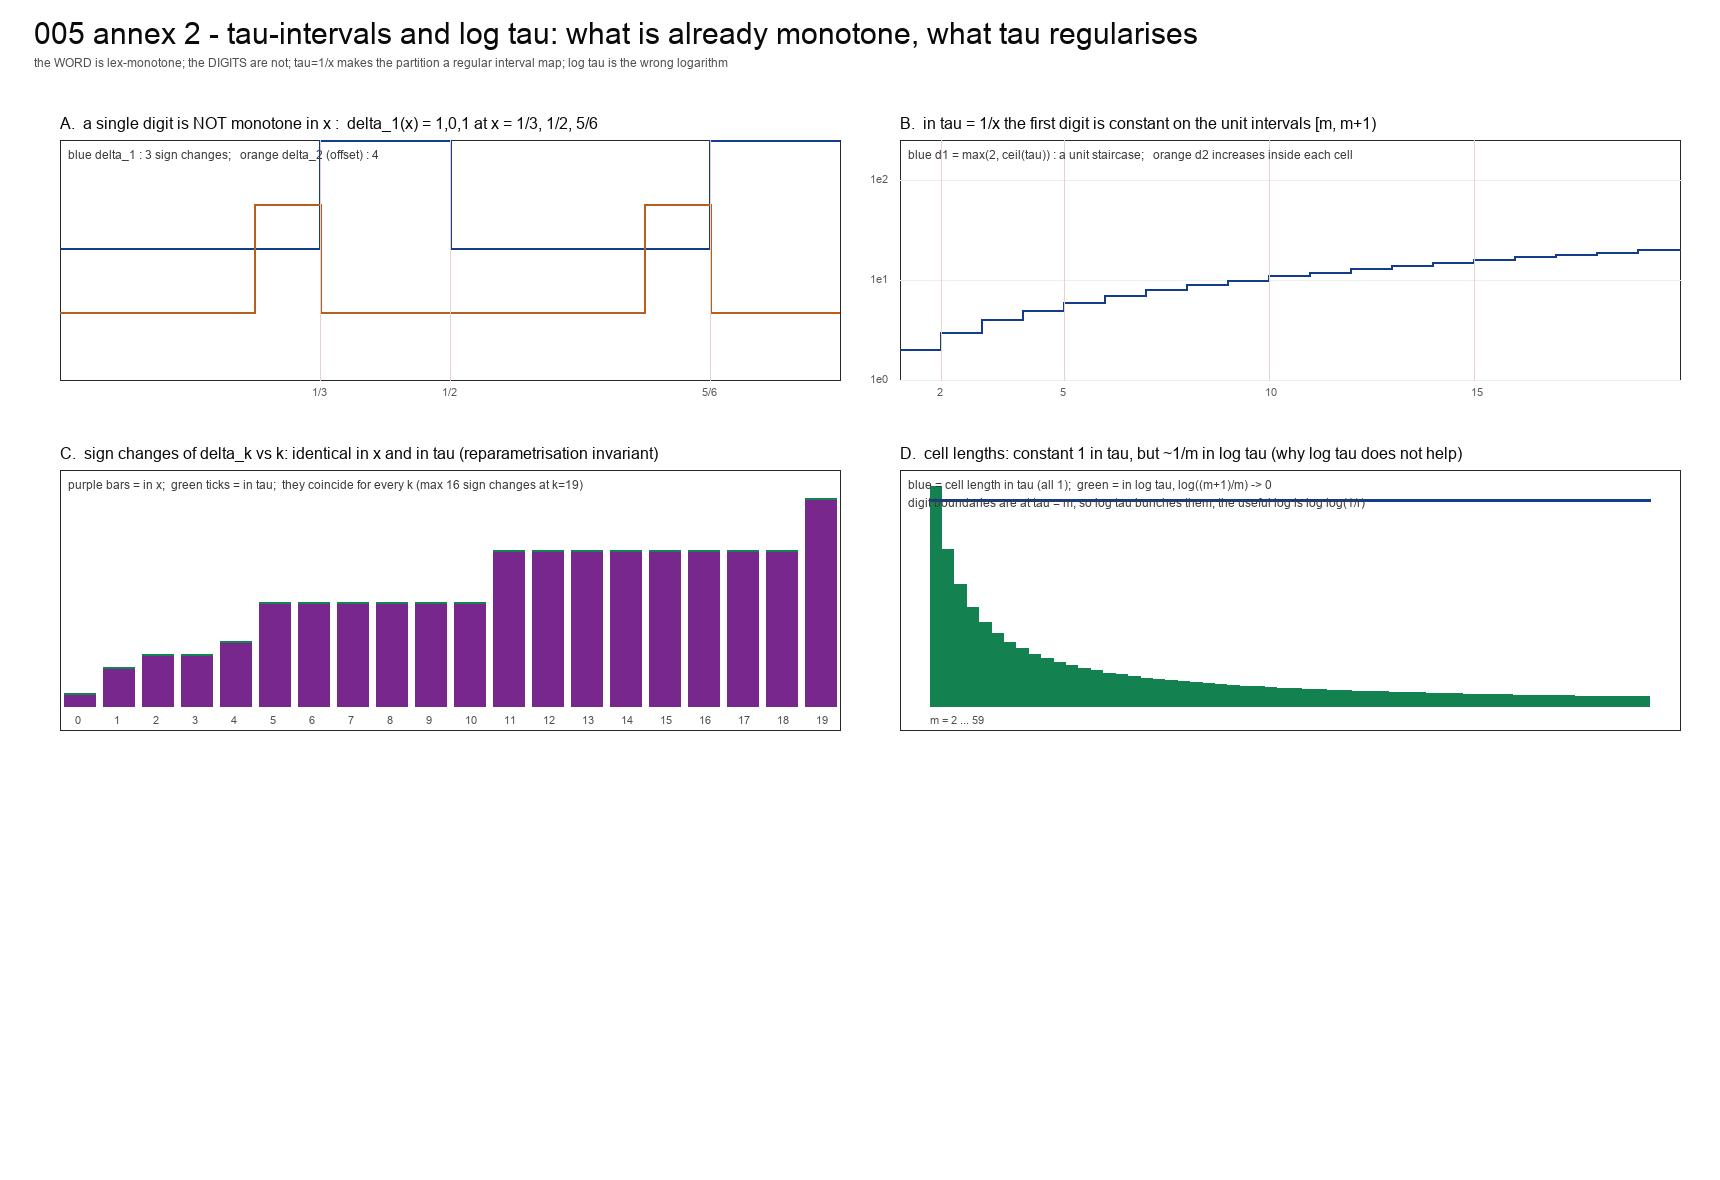

Recreate this plot in Python.
#!/usr/bin/env python3
"""
005 (annex 2) - can tau-intervals or log tau make the Sylvester/Egyptian word map
regular or monotone?

Findings (all verified here):

 1. The WORD map is ALREADY lexicographically monotone: for a complete alphabet
    (w_k <= sum_{j>k} w_j) one has x < y => w(x) <=_lex w(y).  The thing that fails
    (source Lemma 4.1) is DIGITWISE monotonicity: a single delta_k(x) is not monotone
    in x.  delta_1(x) changes sign 3 times (1,0,1 at x = 1/3, 1/2, 5/6).

 2. No change of variable can fix that.  An order-preserving or order-reversing
    relabeling of the target does not change the number of monotone pieces of a
    function.  Measured: delta_k has the SAME sign-change count in x and in tau=1/x.

 3. What tau = 1/x DOES do is regularise the PARTITION.  With tau = 1/x,
        d1 = max(2, ceil(tau))                       (constant on [m, m+1))
        r  -> T(tau) = m*tau/(m - tau)               (strictly increasing)
        d_{j+1} = max(d_j + 1, ceil(T_j(tau)))       (hence monotone on each cylinder)
    i.e. the classical Engel/Sylvester interval map: unit cells, increasing return
    map, Markov cylinders.  This is the available notion of "regular".

 4. log tau is the WRONG logarithm: the digit boundaries sit at tau = m, so in
    log tau the cell lengths are log((m+1)/m) ~ 1/m, shrinking to zero.  The right
    logarithmic scale is log log(1/residual) (the Sylvester double-exponential scale),
    which linearises the COUNT of digits, not their order.

Run with the bundled runtime python; writes tau_regularisation.png next to this file.
"""
import math, os
import numpy as np
from PIL import Image, ImageDraw, ImageFont

HERE = os.path.dirname(os.path.abspath(__file__))
K = 80
HARM = [1.0 / (k + 2) for k in range(K)]


def digits(x, KB=K):
    r = float(x); out = [0] * KB
    for k in range(KB):
        if r >= HARM[k] - 1e-18:
            out[k] = 1; r -= HARM[k]
        if r <= 0:
            break
    return out


def d1_tau(tau):
    return max(2, math.ceil(tau))


def d2_tau(tau):
    m = d1_tau(tau)
    if tau <= m - 1e-12:
        return None
    T = tau * m / (m - tau)
    if not math.isfinite(T) or T > 1e15:
        return None
    return max(m + 1, math.ceil(T))


# --- measurements
gx = np.linspace(1e-6, 1.0, 200000)
D = np.array([digits(x) for x in gx])
alt_x = [int(np.sum(np.diff(D[:, k]) != 0)) for k in range(20)]
alt_t = [int(np.sum(np.diff(D[::-1, k]) != 0)) for k in range(20)]

# lex monotonicity of the whole word
rng = np.random.default_rng(1)
xs = np.sort(rng.random(200000))
ws = [tuple(digits(x)) for x in xs]
inv = sum(1 for i in range(len(ws) - 1) if ws[i] > ws[i + 1])

print("lex inversions of the WORD over 200k x:", inv)
print("sign changes of delta_k in x  (k=0..19):", alt_x)
print("sign changes of delta_k in tau          :", alt_t)
print("identical counts in x and tau:", alt_x == alt_t)
print("d1 = max(2, ceil(tau)); d2 = max(d1+1, ceil(T(tau))):")
_ok = True
for t_ in np.linspace(1.05, 12.0, 3000):
    x_ = 1.0 / t_
    dd = [k + 2 for k in range(K) if digits(x_)[k]]
    if dd:
        if d1_tau(t_) != dd[0]:
            _ok = False; break
        if len(dd) > 1 and d2_tau(t_) not in (None, dd[1]):
            _ok = False; break
print("  matches the direct greedy for 3000 sample tau:", _ok)

# ------------------------------------------------------------------ figure
FONT = "/System/Library/Fonts/Supplemental/Arial.ttf"
def F(s):
    try:
        return ImageFont.truetype(FONT, s)
    except Exception:
        return ImageFont.load_default()
f10, f11, f12, f14, f16, f26 = F(11), F(12), F(13), F(16), F(18), F(30)

W, H = 1720, 1180
img = Image.new("RGB", (W, H), (255, 255, 255))
d = ImageDraw.Draw(img)
d.text((34, 16), "005 annex 2 - tau-intervals and log tau: what is already monotone, what tau regularises", font=f26, fill=(10, 10, 10))
d.text((34, 56), "the WORD is lex-monotone; the DIGITS are not; tau=1/x makes the partition a regular interval map; log tau is the wrong logarithm", font=f11, fill=(80, 80, 80))

# A: delta_1 and delta_2 vs x (non-monotone)
ax, ay, aw, ah = 60, 140, 780, 240
d.rectangle([ax, ay, ax + aw, ay + ah], outline=(40, 40, 40))
d.text((ax, ay - 26), "A.  a single digit is NOT monotone in x :  delta_1(x) = 1,0,1 at x = 1/3, 1/2, 5/6", font=f14, fill=(10, 10, 10))
lx = lambda x: ax + x * aw
ly = lambda v: ay + ah - (0.55 + v * 0.45) * ah / 1.0

def step(xs_, col, colour, off=0.0):
    prev = None
    for i in range(len(xs_) - 1):
        y = ly(col[i] + off)
        if prev is not None:
            d.line([prev, (lx(xs_[i]), y)], fill=colour, width=2)
        d.line([(lx(xs_[i]), y), (lx(xs_[i + 1]), y)], fill=colour, width=2)
        prev = (lx(xs_[i + 1]), y)

sub = gx[::200]
step(sub, D[::200, 1], (20, 60, 140), 0.0)
step(sub, D[::200, 2], (185, 95, 30), -0.6)
for xx, lab in [(1/3, "1/3"), (1/2, "1/2"), (5/6, "5/6")]:
    d.line([lx(xx), ay, lx(xx), ay + ah], fill=(230, 210, 210))
    d.text((lx(xx) - 8, ay + ah + 6), lab, font=f10, fill=(90, 90, 90))
d.text((ax + 8, ay + 8), "blue delta_1 : 3 sign changes;   orange delta_2 (offset) : 4", font=f11, fill=(60, 60, 60))

# B: d1, d2 in tau
bx, by, bw, bh = 900, 140, 780, 240
d.rectangle([bx, by, bx + bw, by + bh], outline=(40, 40, 40))
d.text((bx, by - 26), "B.  in tau = 1/x the first digit is constant on the unit intervals [m, m+1)", font=f14, fill=(10, 10, 10))
lxb = lambda t_: bx + (t_ - 1) / 19 * bw
lyb = lambda v: by + bh - (math.log10(v) / 2.4) * bh
for dec in range(0, 3):
    yy = by + bh - dec / 2.4 * bh
    d.line([bx, yy, bx + bw, yy], fill=(238, 238, 238))
    d.text((bx - 30, yy - 7), "1e%d" % dec, font=f10, fill=(90, 90, 90))
ts = np.linspace(1.0001, 20, 40000)
P1 = [(lxb(t_), lyb(d1_tau(t_))) for t_ in ts]
P2 = [(lxb(t_), lyb(d2_tau(t_))) for t_ in ts if d2_tau(t_)]
for i in range(len(P1) - 1):
    d.line([P1[i], P1[i + 1]], fill=(20, 60, 140), width=2)
for i in range(len(P2) - 1):
    d.line([P2[i], P2[i + 1]], fill=(185, 95, 30), width=2)
for m in [2, 5, 10, 15]:
    d.line([lxb(m), by, lxb(m), by + bh], fill=(230, 210, 210))
    d.text((lxb(m) - 4, by + bh + 6), "%d" % m, font=f10, fill=(90, 90, 90))
d.text((bx + 8, by + 8), "blue d1 = max(2, ceil(tau)) : a unit staircase;   orange d2 increases inside each cell", font=f11, fill=(60, 60, 60))

# C: alternation counts, identical in x and tau
cx, cy, cw, ch = 60, 470, 780, 260
d.rectangle([cx, cy, cx + cw, cy + ch], outline=(40, 40, 40))
d.text((cx, cy - 26), "C.  sign changes of delta_k vs k: identical in x and in tau (reparametrisation invariant)", font=f14, fill=(10, 10, 10))
bwc = cw / 20
mx = max(alt_x) + 1
for k in range(20):
    h = alt_x[k] / mx * (ch - 40)
    d.rectangle([cx + k * bwc + 4, cy + ch - 24 - h, cx + k * bwc + bwc - 4, cy + ch - 24],
                fill=(120, 40, 140))
    d.text((cx + k * bwc + bwc / 2 - 5, cy + ch - 16), "%d" % k, font=f10, fill=(80, 80, 80))
    y = cy + ch - 24 - alt_t[k] / mx * (ch - 40)
    d.line([cx + k * bwc + 4, y, cx + k * bwc + bwc - 4, y], fill=(20, 130, 80), width=2)
d.text((cx + 8, cy + 8), "purple bars = in x;  green ticks = in tau;  they coincide for every k (max %d sign changes at k=19)" % max(alt_x), font=f11, fill=(60, 60, 60))

# D: cell geometry in tau vs log tau
dx, dy, dw, dh = 900, 470, 780, 260
d.rectangle([dx, dy, dx + dw, dy + dh], outline=(40, 40, 40))
d.text((dx, dy - 26), "D.  cell lengths: constant 1 in tau, but ~1/m in log tau (why log tau does not help)", font=f14, fill=(10, 10, 10))
ms = list(range(2, 60))
lens = [math.log((m + 1) / m) for m in ms]
mxL = max(lens)
for i, (m, L) in enumerate(zip(ms, lens)):
    h = L / mxL * (dh - 40)
    d.rectangle([dx + 30 + i * (dw - 60) / len(ms), dy + dh - 24 - h,
                 dx + 30 + (i + 1) * (dw - 60) / len(ms) - 1, dy + dh - 24], fill=(20, 130, 80))
d.line([dx + 30, dy + 30, dx + dw - 30, dy + 30], fill=(20, 60, 140), width=3)
d.text((dx + 8, dy + 8), "blue = cell length in tau (all 1);  green = in log tau, log((m+1)/m) -> 0", font=f11, fill=(60, 60, 60))
d.text((dx + 8, dy + 26), "digit boundaries are at tau = m, so log tau bunches them; the useful log is log log(1/r)", font=f11, fill=(60, 60, 60))
d.text((dx + 30, dy + dh - 16), "m = 2 ... 59", font=f10, fill=(80, 80, 80))

out = os.path.join(HERE, "tau_regularisation.png")
img.save(out)
print("\nfigure written to", out)
